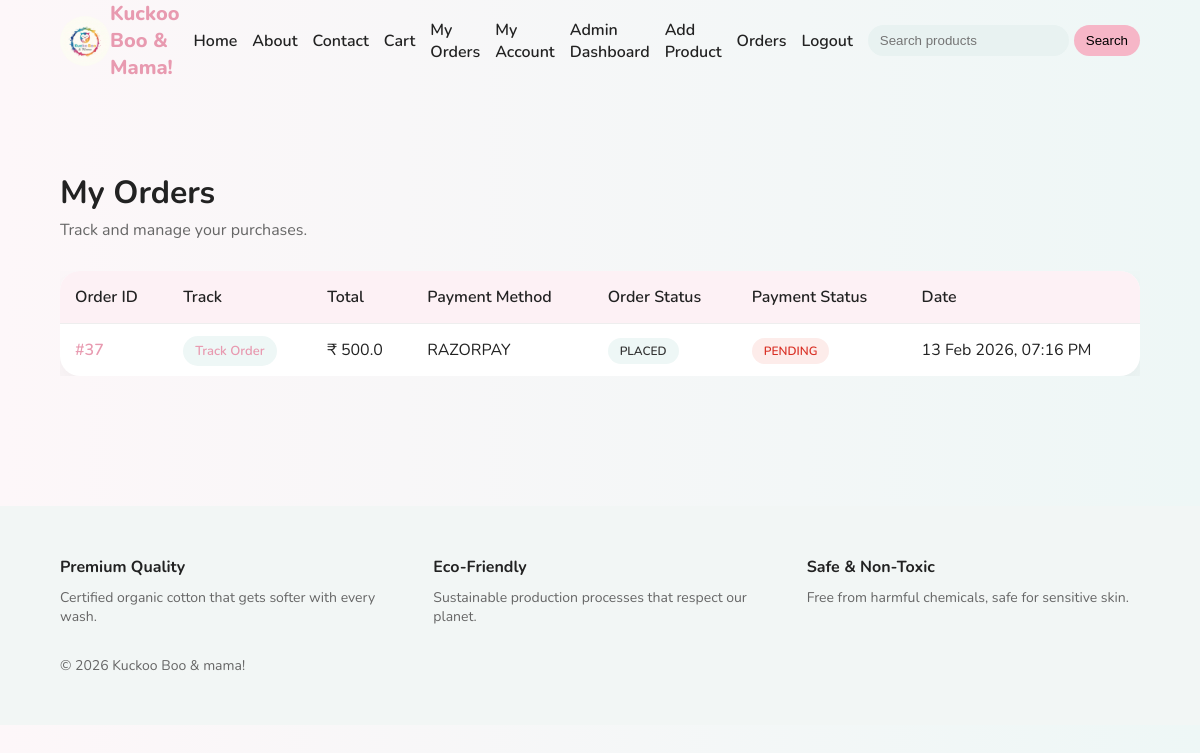
/user/orders (signed in), run on an earlier commit of the app's database.
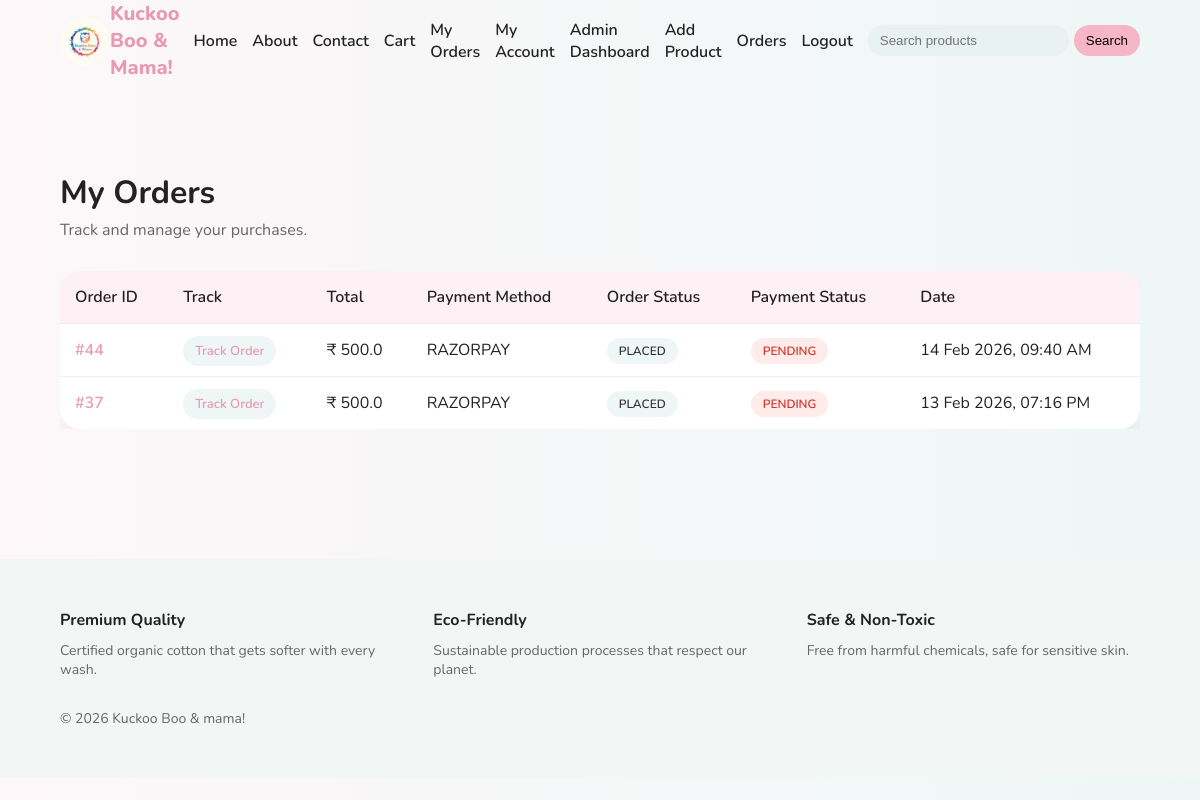
And on a later commit of the database.
### tables this page shows
CREATE TABLE orders (
        id INTEGER PRIMARY KEY AUTOINCREMENT,
        user_id INTEGER,
        total_amount REAL NOT NULL,
        payment_status TEXT,
        razorpay_order_id TEXT,
        created_at TIMESTAMP DEFAULT CURRENT_TIMESTAMP, payment_method TEXT, order_status TEXT DEFAULT 'PLACED', full_name TEXT, phone TEXT, address TEXT, city TEXT, state TEXT, pincode TEXT, review_reminder_sent INTEGER DEFAULT 0,
        FOREIGN KEY (user_id) REFERENCES users(id)
    );

### routes/user.py (the view)
@user_bp.route("/orders")
def my_orders():
    if not session.get("user_id"):
        return redirect(url_for("auth.login"))
    conn = get_db_connection()
    orders = conn.execute(
        """
        SELECT
            id,
            total_amount,
            payment_method,
            payment_status,
            order_status,
            created_at
        FROM orders
        WHERE user_id = ?
        ORDER BY id DESC
        """,
        (session["user_id"],)
    ).fetchall()
    conn.close()
    formatted_orders = []
    for order in orders:
        formatted_orders.append({
            "id": order["id"],
            "total_amount": order["total_amount"],
            "payment_method": order["payment_method"],
            "payment_status": order["payment_status"],
            "order_status": order["order_status"],
            "created_at": datetime.fromtimestamp(
                order["created_at"]
            ).strftime("%d %b %Y, %I:%M %p")
        })
    return render_template(
        "user/my_orders.html",
        orders=formatted_orders
    )

### database/db.py (called while the page is built)
def get_db_connection():
    os.makedirs(os.path.dirname(Config.DATABASE_PATH), exist_ok=True)
    conn = sqlite3.connect(Config.DATABASE_PATH)
    conn.row_factory = sqlite3.Row
    return conn

### templates/user/my_orders.html (shortened to what this page needs)
{% extends "base.html" %}
{% block extra_css %}
<link rel="stylesheet" href="{{ url_for('static', filename='css/my_orders.css') }}">
{% endblock %}
{% block content %}
<section class="orders-section">
    <div class="orders-header">
        <h1>My Orders</h1>
        <p>Track and manage your purchases.</p>
    </div>
    {% if orders %}
    <div class="table-wrapper">
        <table class="orders-table">
            <thead>
                <tr>
                    <th>Order ID</th>
                    <th>Track</th>
                    <th>Total</th>
                    <th>Payment Method</th>
                    <th>Order Status</th>
                    <th>Payment Status</th>
                    <th>Date</th>
                </tr>
            </thead>
            <tbody>
                {% for order in orders %}
                <tr>
                    <td>
                        <a href="{{ url_for('user.order_detail', order_id=order.id) }}">
                            #{{ order.id }}
                        </a>
                    </td>
                    <td>
                        <a href="{{ url_for('user.track_order', order_id=order.id) }}"
                           class="track-link">
                            Track Order
                        </a>
                    </td>
                    <td>₹ {{ order.total_amount }}</td>
                    <td>{{ order.payment_method }}</td>
                    <td>
                        <span class="status-badge order-status">
                            {{ order.order_status }}
                        </span>
                    </td>
                    <td>
                        <span class="status-badge
                            {% if order.payment_status == 'PAID' %}
                                paid
                            {% else %}
                                pending
                            {% endif %}
                        ">
                            {{ order.payment_status }}
                        </span>
                    </td>
                    <td>{{ order.created_at }}</td>
                </tr>
                {% endfor %}
            </tbody>
        </table>
    </div>
    {% else %}
        <p class="no-orders">You have not placed any orders yet.</p>
    {% endif %}
</section>
{% endblock %}

### templates/base.html (shortened to what this page needs)
<!DOCTYPE html>
<html lang="en">
<head>
    <link rel="stylesheet" href="{{ url_for('static', filename='css/base.css') }}">
    {% block extra_css %}{% endblock %}
</head>
<body>
<header class="header">
    <div class="container nav">
        <div class="brand">
            <a href="{{ url_for('shop.home') }}" class="brand-link">
                <img src="{{ url_for('static', filename='images/LOGO.jpeg') }}"
                     alt="Kuckoo Boo Logo"
                     class="brand-logo">
                <span class="brand-name">Kuckoo Boo & Mama!</span>
            </a>
        </div>
        <nav class="nav-links">
            <a href="{{ url_for('shop.home') }}">Home</a>
            <a href="{{ url_for('shop.about') }}">About</a>
            <a href="{{ url_for('shop.contact') }}">Contact</a>
            {% if session.get("user_id") %}
                <a href="{{ url_for('cart.view_cart') }}">Cart</a>
                <a href="{{ url_for('user.my_orders') }}">My Orders</a>
                <a href="{{ url_for('user.dashboard') }}">My Account</a>
                {% if session.get("is_admin") %}
                    <a href="{{ url_for('admin.dashboard') }}">Admin Dashboard</a>
                    <a href="{{ url_for('admin.add_product') }}">Add Product</a>
                    <a href="{{ url_for('admin.view_orders') }}">Orders</a>
                {% endif %}
                <a href="{{ url_for('auth.logout') }}">Logout</a>
            {% else %}
                <a href="{{ url_for('auth.login') }}">Login</a>
                <a href="{{ url_for('auth.register') }}">Register</a>
            {% endif %}
            <form action="{{ url_for('shop.search') }}" method="GET" class="search-form">
                <input
                    type="text"
                    name="q"
                    placeholder="Search products"
                    value="{{ request.args.get('q', '') }}"
                >
                <button type="submit">Search</button>
            </form>
        </nav>
    </div>
</header>
<main class="container main-content">
    {% block content %}{% endblock %}
</main>
<footer class="footer">
    <div class="container">
        <div class="footer-grid">
            <div>
                <h4>Premium Quality</h4>
                <p>Certified organic cotton that gets softer with every wash.</p>
            </div>
            <div>
                <h4>Eco-Friendly</h4>
                <p>Sustainable production processes that respect our planet.</p>
            </div>
            <div>
                <h4>Safe & Non-Toxic</h4>
                <p>Free from harmful chemicals, safe for sensitive skin.</p>
            </div>
        </div>
        <p class="copyright">© 2026 Kuckoo Boo & mama!</p>
    </div>
</footer>
</body>
</html>

### static/css/base.css (style rules this page uses)
:root { --primary: #f6b6c7; --primary-dark: #e89ab0; --bg-soft: #fdf7f9; --text-dark: #222; --text-light: #666; --radius: 20px; }
* { margin: 0; padding: 0; box-sizing: border-box; }
body { font-family: 'Nunito', sans-serif; background: linear-gradient(to right, #fdf7f9, #eef7f6); color: var(--text-dark); }
.container { width: 90%; max-width: 1200px; margin: auto; }
.header { padding: none; }
.nav { display: flex; justify-content: space-between; align-items: center; }
.brand-link { display: flex; align-items: center; text-decoration: none; }
.brand-logo { border-radius: 2rem; height: 50px; margin-right: none; }
.brand-name { font-weight: 800; color: var(--primary-dark); font-size: 20px; }
.nav-links { display: flex; align-items: center; gap: 15px; }
.nav-links a { text-decoration: none; font-weight: 600; color: var(--text-dark); }
.search-form { display: flex; gap: 5px; }
.search-form input { padding: 8px 12px; border-radius: 20px; border: none; background: #e8f2f1; }
.search-form button { padding: 8px 12px; border-radius: 20px; border: none; background: var(--primary); cursor: pointer; }
.footer { margin-top: 80px; background: #f2f6f5; padding: 50px 0; }
.footer-grid { display: grid; grid-template-columns: repeat(auto-fit, minmax(200px, 1fr)); gap: 40px; margin-bottom: 30px; }
.footer h4 { margin-bottom: 10px; }
.footer p { color: var(--text-light); font-size: 14px; }
.main-content { margin-top: 40px; }

### static/css/my_orders.css (style rules this page uses)
.orders-section { padding: 50px 0; }
.orders-header { margin-bottom: 30px; }
.orders-header h1 { font-size: 32px; margin-bottom: 5px; }
.orders-header p { color: #666; }
.table-wrapper { overflow-x: auto; }
.orders-table { width: 100%; border-collapse: collapse; background: #ffffff; border-radius: 20px; overflow: hidden; box-shadow: 0 12px 30px rgba(0,0,0,0.05); }
.orders-table th, .orders-table td { padding: 15px; text-align: left; }
.orders-table thead { background: #fdf1f5; }
.orders-table th { font-weight: 600; }
.orders-table tbody tr { border-top: 1px solid #eee; }
.orders-table a { text-decoration: none; color: #e89ab0; font-weight: 600; }
.track-link { background: #eef7f6; padding: 6px 12px; border-radius: 20px; font-size: 13px; }
.status-badge { padding: 5px 12px; border-radius: 20px; font-size: 12px; font-weight: 600; }
.status-badge.pending { background: #fdecea; color: #d93025; }
.order-status { background: #eef7f6; color: #333; }

What changed in the data, as far as the page shows it:
added orders: id "44", total_amount "500.0", payment_method "RAZORPAY", order_status "PLACED", payment_status "PENDING", created_at "14 Feb 2026, 09:40 AM"
